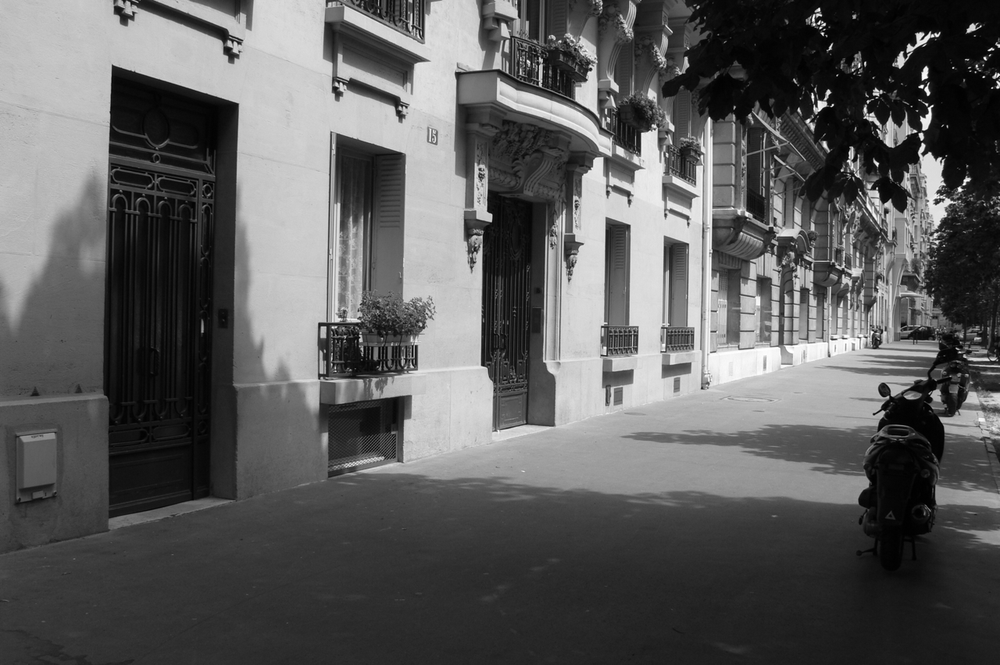
#> input picture Module-06/Python-B/street.png, 1000 x 665 px, shrunk from 1280 x 851 before the run
$ python histogram_advanced.py
#> lines starting #> are read from the running program, lines starting #| are printed output that depends on the picture
import cv2
import numpy as np
import matplotlib.pyplot as plt

# 1. Load the grayscale image
img = cv2.imread('street.png', cv2.IMREAD_GRAYSCALE)
#> img is the input picture: shape (665, 1000); min 0, max 255, mean 92.4

if img is None:
    print("Error: Could not load street.png. Check file path.")
    exit()

# 2. Simulate Exposure Changes
# cv2.convertScaleAbs calculates: dst = saturate_cast<uchar>(|src * alpha + beta|)
# Alpha < 1 reduces contrast/brightness (Underexposed)
img_under = cv2.convertScaleAbs(img, alpha=0.4, beta=0)
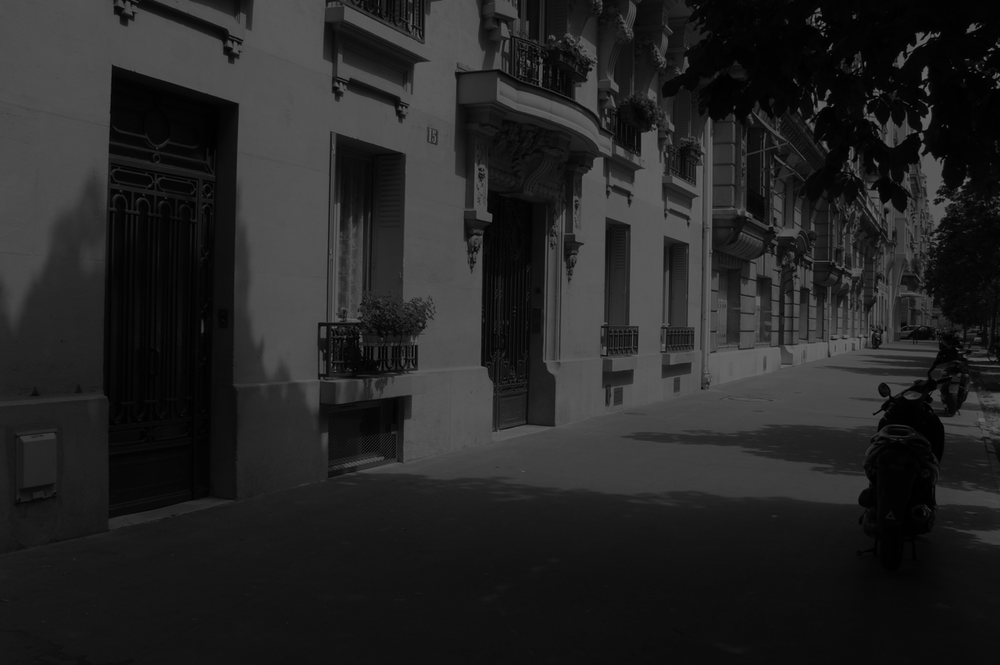
#> img_under: shape (665, 1000); min 0, max 102, mean 37

# Alpha > 1 pushes values past 255, which clip to white (Overexposed)
img_over = cv2.convertScaleAbs(img, alpha=1.1, beta=30)
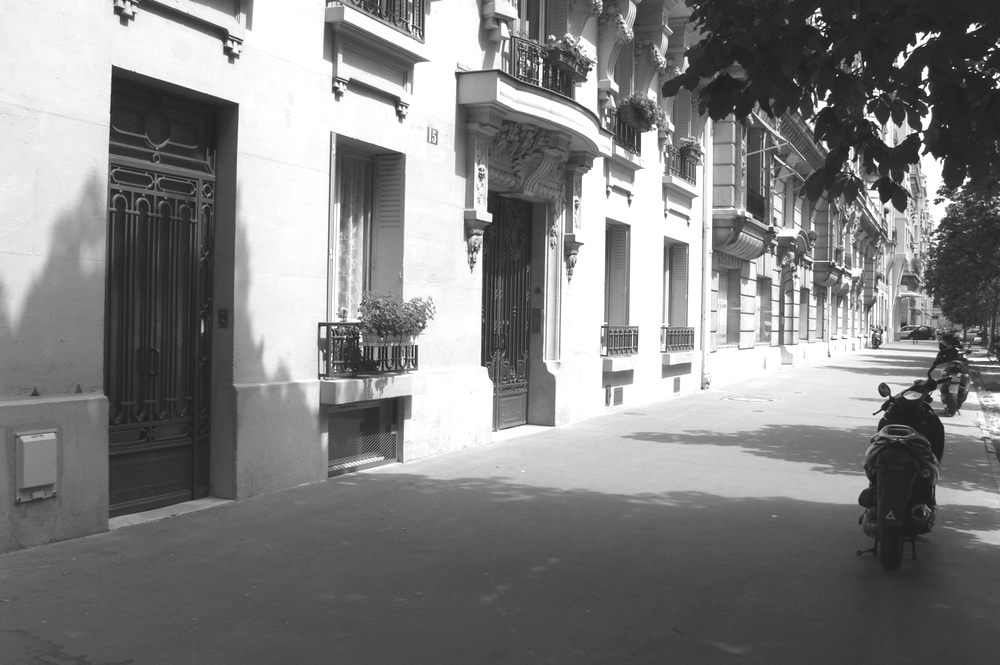
#> img_over: shape (665, 1000); min 30, max 255, mean 130.7

# 3. Setup Matplotlib Figure (3 rows, 2 columns)
fig, axes = plt.subplots(3, 2, figsize=(12, 10))
fig.tight_layout(pad=4.0)

images = [
    (img, "Original Image"),
    (img_under, "Underexposed (Shifted Left)"),
    (img_over, "Overexposed (Clipped Right)")
]

# 4. Plot Images and their Histograms
for i, (image, title) in enumerate(images):
    # Plot Image
    ax_img = axes[i, 0]
    ax_img.imshow(image, cmap='gray', vmin=0, vmax=255)
    ax_img.set_title(title)
    ax_img.axis('off')

    # Plot Histogram
    ax_hist = axes[i, 1]
    # Use .ravel() to flatten, 256 bins, range 0-256
    ax_hist.hist(image.ravel(), bins=256, range=(0, 256), color='black', alpha=0.7)
    ax_hist.set_title(f"{title} - Histogram")
    ax_hist.set_xlim([0, 256])
    ax_hist.set_xlabel('Pixel Intensity')
    ax_hist.set_ylabel('Pixel Count')
    ax_hist.grid(axis='y', linestyle='--', alpha=0.7)
#> this loop made 3 passes
#> title on passes 1 to 3: 'Original Image', 'Underexposed (Shifted Left)', 'Overexposed (Clipped Right)'

plt.show()
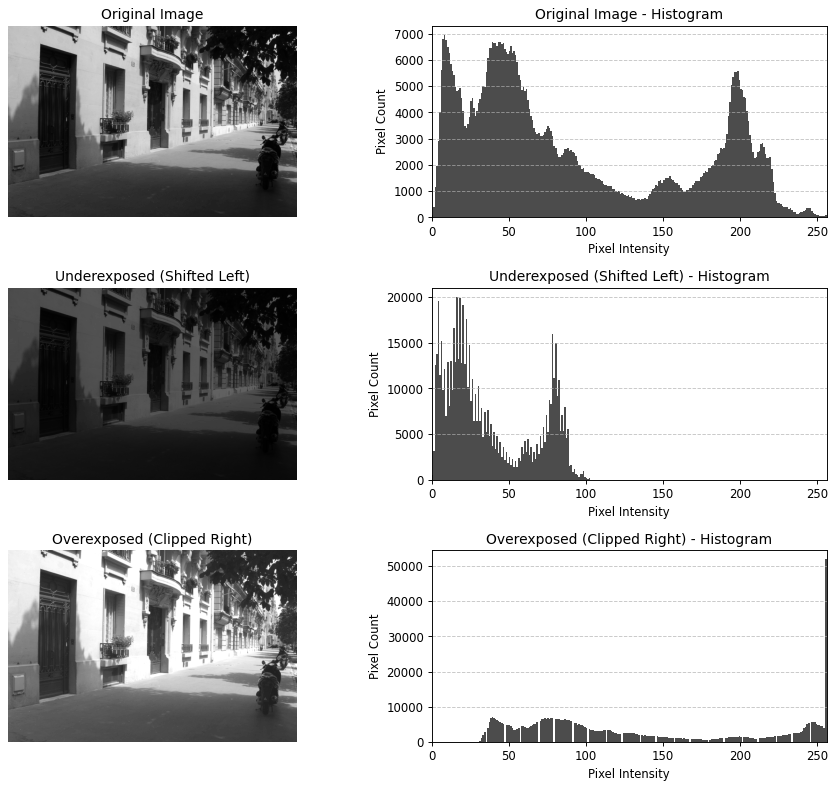
#> figure drawn by matplotlib, 6 panels; panel 2: tallest bar 6964 high, from x = 8 to 9; panel 4: tallest bar 19989 high, from x = 16 to 17; panel 6: tallest bar 51845 high, from x = 255 to 256

$ run again, with Module-06/Python-B/flowers8.png copied over Module-06/Python-B/street.png
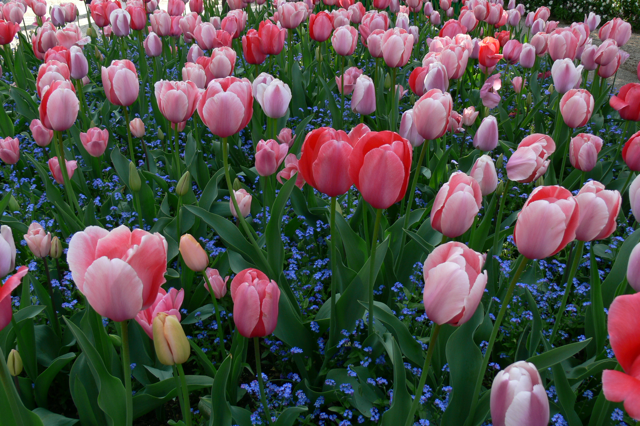
#> input picture Module-06/Python-B/flowers8.png, 640 x 426 px
#> `img_under = cv2.convertScaleAbs(img, alpha=0.4, beta=0)`:
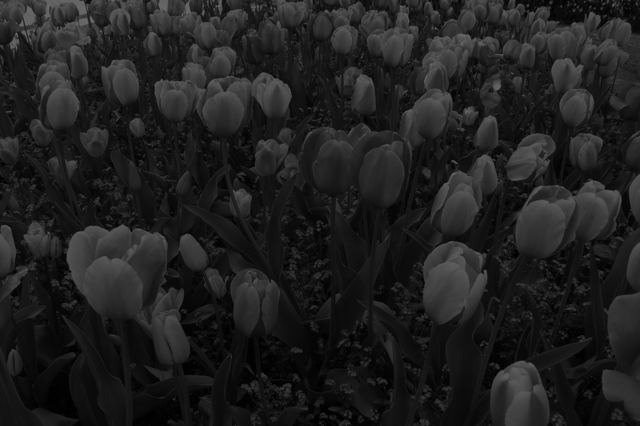
#> img_under: shape (426, 640); min 0, max 102, mean 31.4
#> `img_over = cv2.convertScaleAbs(img, alpha=1.1, beta=30)`:
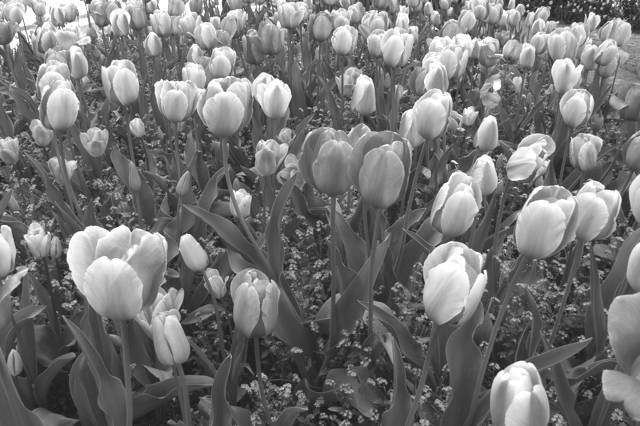
#> img_over: shape (426, 640); min 30, max 255, mean 116
#> the loop `for i, (image, title) in enumerate(images):` made 3 passes
#> title on passes 1 to 3: 'Original Image', 'Underexposed (Shifted Left)', 'Overexposed (Clipped Right)'

$ run again, with Module-06/Python-B/scene00001.png copied over Module-06/Python-B/street.png
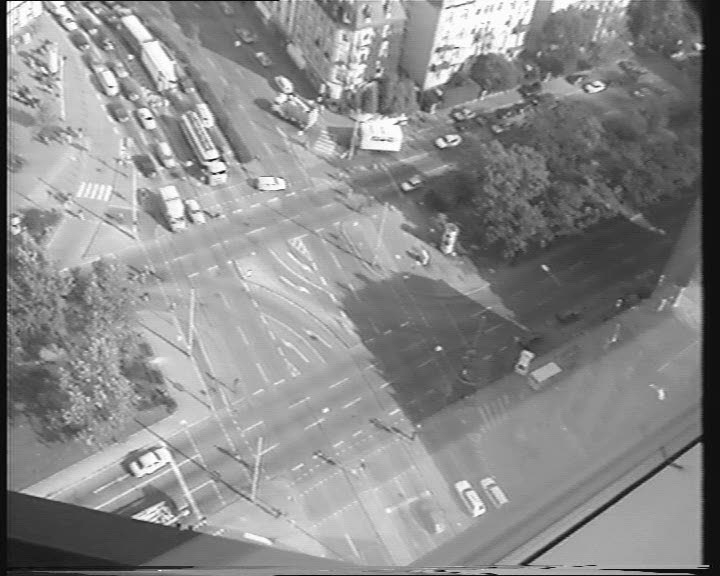
#> input picture Module-06/Python-B/scene00001.png, 720 x 576 px
#> img is the input picture: shape (576, 720); min 0, max 255, mean 138.3
#> `img_under = cv2.convertScaleAbs(img, alpha=0.4, beta=0)`:
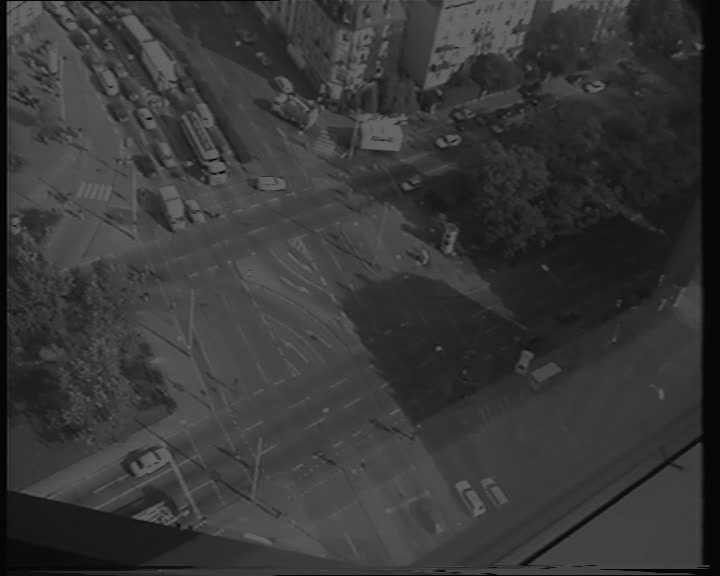
#> img_under: shape (576, 720); min 0, max 102, mean 55.3
#> `img_over = cv2.convertScaleAbs(img, alpha=1.1, beta=30)`:
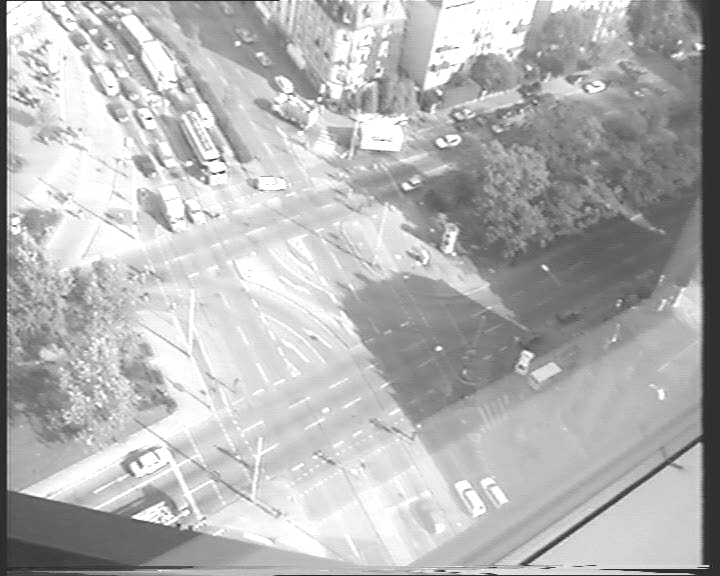
#> img_over: shape (576, 720); min 30, max 255, mean 180.5
#> the loop `for i, (image, title) in enumerate(images):` made 3 passes
#> title on passes 1 to 3: 'Original Image', 'Underexposed (Shifted Left)', 'Overexposed (Clipped Right)'
